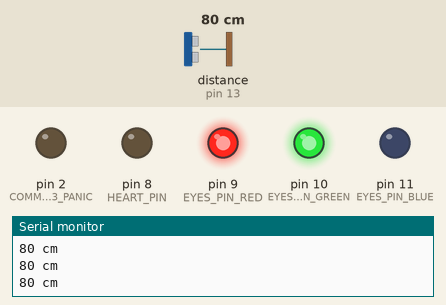
Bench run of a sketch on a simulated Arduino Uno, built with avr-gcc and run on an emulated ATmega328P. Shown: output pins drawn as LEDs (lit = HIGH), the last lines printed to the serial monitor. Wiring (inferred from the names in the program): ultrasonic range finder: trigger pin 12; echo pin 13. The test bench sets the inputs (shaded band); at power-on: distance to the obstacle (sensor on pin 13) 80 cm. The echo pulse lasts 58.3 µs per cm; pins used as bus, display or sensor lines are not drawn.

Above: at 1.2 s.
1.3 s: distance to the obstacle (sensor on pin 13) set to 55 cm
2.8 s: distance to the obstacle (sensor on pin 13) set to 45 cm
At 3.7 s:
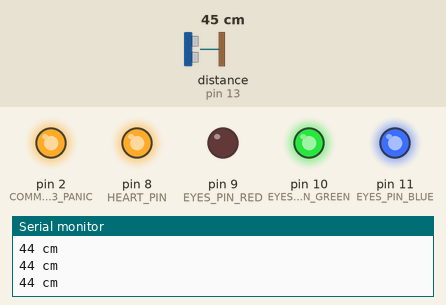
4.3 s: distance to the obstacle (sensor on pin 13) set to 120 cm
At 5.5 s:
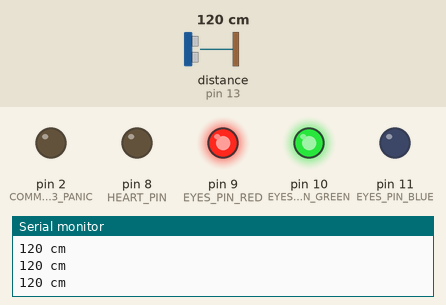
5.8 s: distance to the obstacle (sensor on pin 13) set to 55 cm
7.3 s: distance to the obstacle (sensor on pin 13) set to 48 cm
At 7.6 s:
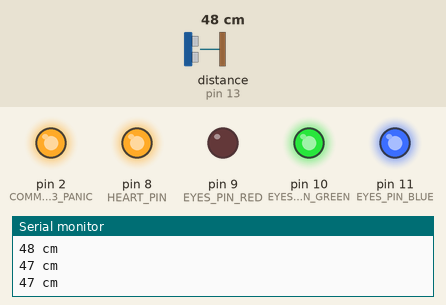
Timing chart, 0 to 9.8 s (numbered marks = the images above; inputs shaded):
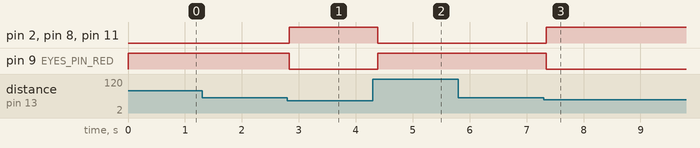

The sketch:

RB1_URF_Eyes_Heart.ino
```cpp
// Redboard #1
// Ultrasonic Range Finder, LED Eyes, LED Heart
// by Kelcie Feeney, Rosanna Lui and Ruthanne Featherston

// Based on Arduino Example Sketch
// for Ultrasonic ranging module, HC-SR04
// See https://github.com/CytronTechnologies/Arduno_UltrasonicRangingModule

#include "Ultrasonic.h"

// The robot panics when objects are within 50 cm
// Sensor value is already in cm units (no conversion needed)
#define URF_DISTANCE_CM_PANIC   50

// The robot has digital I/O with URF, Eyes and Heart
// These values correspond to pin numbers on the Redboard
#define COMMAND_PIN_RB23_PANIC  2
#define HEART_PIN               8
#define EYES_PIN_RED            9
#define EYES_PIN_GREEN          10
#define EYES_PIN_BLUE           11
#define SENSOR_PIN_TRIG         12
#define SENSOR_PIN_ECHO         13

Ultrasonic ultrasonic(SENSOR_PIN_TRIG, SENSOR_PIN_ECHO);

void setup() {

  // Prepare for serial output
  // This can be observed from the serial monitor
  Serial.begin(9600);
  Serial.println("HC-SR4 testing...");

  // Prepare for digital I/O
  pinMode(COMMAND_PIN_RB23_PANIC, OUTPUT);
  pinMode(HEART_PIN, OUTPUT);
  pinMode(EYES_PIN_RED, OUTPUT);
  pinMode(EYES_PIN_GREEN, OUTPUT);
  pinMode(EYES_PIN_BLUE, OUTPUT);

  // Set digital output for commands to LOW (no panic)
  // Note Arduinos RB2 and RB3 will receive this data
  digitalWrite(COMMAND_PIN_RB23_PANIC, LOW);

  // Set digital output for LEDs to HIGH (off)
  // Note LEDs will light up when digital I/O is LOW
  // because they are common anode and use pull down resistors
  digitalWrite(HEART_PIN, HIGH);
  digitalWrite(EYES_PIN_RED, HIGH);
  digitalWrite(EYES_PIN_GREEN, HIGH);
  digitalWrite(EYES_PIN_BLUE, HIGH);

}

void loop() {

  int urfDistanceCm = ultrasonic.Ranging(CM);

  Serial.print(urfDistanceCm);
  Serial.println(" cm");

  if (urfDistanceCm < URF_DISTANCE_CM_PANIC) {
    PanicEyes();
    PanicHeart();
    PanicOtherArduinos();
  } else {
    RelaxEyes();
    RelaxHeart();
    RelaxOtherArduinos();
  }

  delay(100);

}

void PanicEyes() {

  // To panic, the eyes turn red
  digitalWrite(EYES_PIN_RED, LOW);
  digitalWrite(EYES_PIN_GREEN, HIGH);
  digitalWrite(EYES_PIN_BLUE, HIGH);

}

void PanicHeart() {

  // To panic, the heart stops (turns off)
  digitalWrite(HEART_PIN, HIGH);

}

void PanicOtherArduinos() {

  // To panic, the other arduinos take some actions
  digitalWrite(COMMAND_PIN_RB23_PANIC, HIGH);

}

void RelaxEyes() {

  // To relax, the eyes turn blue
  digitalWrite(EYES_PIN_RED, HIGH);
  digitalWrite(EYES_PIN_GREEN, HIGH);
  digitalWrite(EYES_PIN_BLUE, LOW);

}

void RelaxHeart() {

  // To relax, the heart starts again (turns on)
  digitalWrite(HEART_PIN, LOW);

}

void RelaxOtherArduinos() {

  // To relax, the other arduinos stop taking those actions
  digitalWrite(COMMAND_PIN_RB23_PANIC, LOW);

}
```

Ultrasonic.cpp
```cpp
/*
  Ultrasonic.cpp - Library for HC-SR04 Ultrasonic Ranging Module.library

  Created by ITead studio. Apr 20, 2010.
  iteadstudio.com
*/

#include "Arduino.h"
#include "Ultrasonic.h"

Ultrasonic::Ultrasonic(int TP, int EP)
{
   pinMode(TP,OUTPUT);
   pinMode(EP,INPUT);
   Trig_pin=TP;
   Echo_pin=EP;
}

long Ultrasonic::Timing()
{
  digitalWrite(Trig_pin, LOW);
  delayMicroseconds(2);
  digitalWrite(Trig_pin, HIGH);
  delayMicroseconds(10);
  digitalWrite(Trig_pin, LOW);
  duration = pulseIn(Echo_pin,HIGH);
  return duration;
}

long Ultrasonic::Ranging(int sys)
{
  Timing();
  distacne_cm = duration /29 / 2 ;
  distance_inc = duration / 74 / 2;
  if (sys)
  return distacne_cm;
  else
  return distance_inc;
}
```

Ultrasonic.h
```cpp
/*
  Ultrasonic.h - Library for HR-SC04 Ultrasonic Ranging Module.
  Created by ITead studio. Alex, Apr 20, 2010.
  iteadstudio.com
*/


#ifndef Ultrasonic_h
#define Ultrasonic_h

#include "Arduino.h"

#define CM 1
#define INC 0

class Ultrasonic
{
  public:
    Ultrasonic(int TP, int EP);
    long Timing();
    long Ranging(int sys);

    private:
    int Trig_pin;
    int Echo_pin;
    long  duration,distacne_cm,distance_inc;

};

#endif
```

Measured:
- the behaviour switches between 50 and 49 cm on distance to the obstacle (sensor on pin 13) (found by bisection; images 0 and 1)
- the behaviour switches between 51 and 50 cm on distance to the obstacle (sensor on pin 13) (found by bisection; images 2 and 3)
- after the input at 2.8 s, pin 2 (COMMAND_PIN_RB23_PANIC), pin 8 (HEART_PIN), pin 11 (EYES_PIN_BLUE): LOW → HIGH at once; pin 9 (EYES_PIN_RED): HIGH → LOW at once
- after the input at 4.3 s, pin 2 (COMMAND_PIN_RB23_PANIC), pin 8 (HEART_PIN), pin 11 (EYES_PIN_BLUE): HIGH → LOW after 0.08 s; pin 9 (EYES_PIN_RED): LOW → HIGH after 0.08 s
- after the input at 7.3 s, pin 2 (COMMAND_PIN_RB23_PANIC), pin 8 (HEART_PIN), pin 11 (EYES_PIN_BLUE): LOW → HIGH at once; pin 9 (EYES_PIN_RED): HIGH → LOW at once
